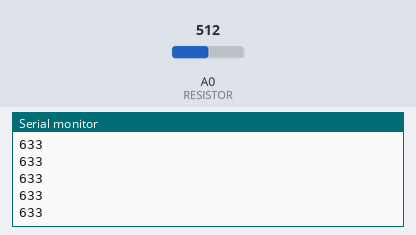
The sketch below on a simulated Arduino Uno, built with avr-gcc and run on an emulated ATmega328P. On the bench: the last lines printed to the serial monitor. Inputs (shaded band) come from the test bench; at power-on: A0 (RESISTOR) = 512.

Above: at 1.2 s.
1.3 s: A0 (RESISTOR) set to 716
At 1.32 s:
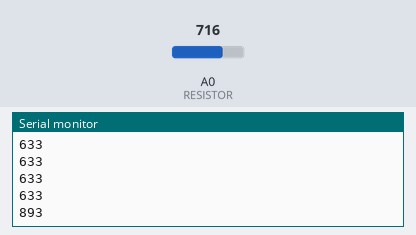
2.8 s: A0 (RESISTOR) set to 900
At 2.83 s:
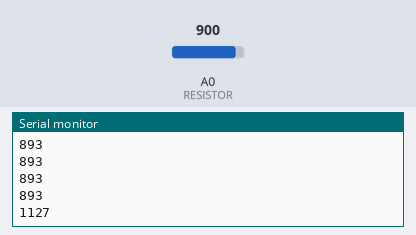
Timing chart, 0 to 5.8 s (numbered marks = the images above; inputs shaded):
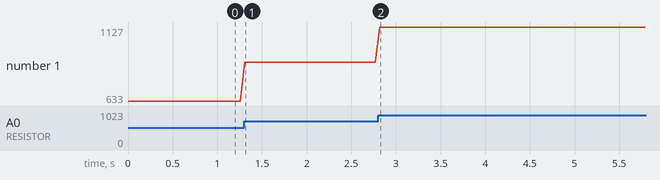

Measured:
- after the input at 1.3 s, the serial monitor: prints a new line at once (image 1)
- after the input at 2.8 s, the serial monitor: prints a new line at once (image 2)
- plotted number 1: 633 → 893 after the input at 1.3 s, 893 → 1127 after the input at 2.8 s

The sketch:

photoresistor_turns_on_led_without_LED_logic.ino
```cpp
const int RESISTOR = A0;

void setup(){
 pinMode(RESISTOR, INPUT);
 Serial.begin(9600);
}

void loop(){
  int value = analogRead(RESISTOR);
  int valueMapped = map (value, 15, 800, 1, 1000);

  Serial.println(valueMapped);

  delay (50);
}
```
